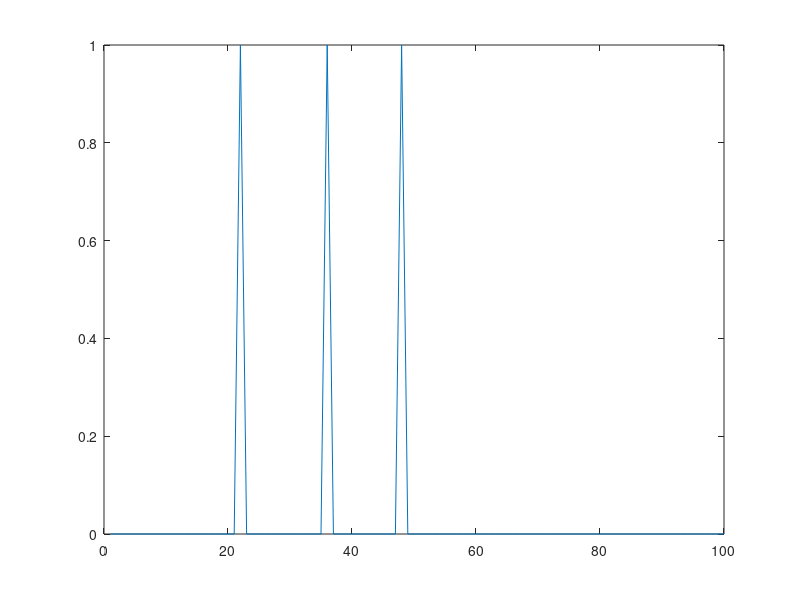
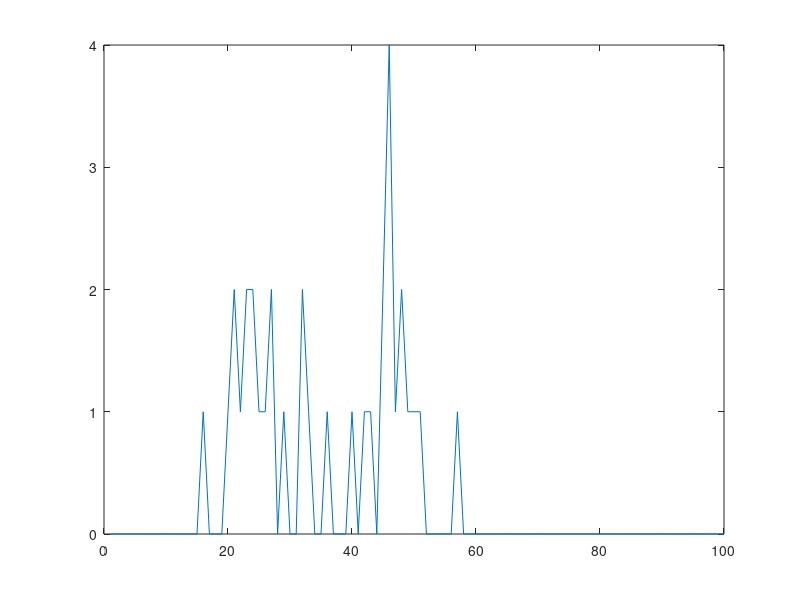

These charts were generated, in order, by the following MATLAB code:
clear all;

%number of CA3 neurons
numCA3 = 100;

%parameters from izzynet code
aa = 0.02;
bb = 0.2;
cc = -65;
dd = 8;

% STDP lists for LTD and LTP weight changes
LTP = zeros(1,numCA3);    % from CA3 to CA1 neurons
LTD = zeros(1,numCA3);    % from CA3 to CA1 neurons

% STDP parameters
A_plus = 0.1;
A_minus = -0.105;
t_plus = 20;
t_minus = 20;

wmin = 0;
wmax = 5.0;
%wmax = 30.0;

sigma=3; %sigma for place field Gaussians
sigmaStrength = 15; %sigma for strength Gaussian curve

maxCurrent = 30;

%CA1 neuron
v1 = cc;
u1 = bb*v1;

%CA3 neurons
numFirings = zeros(1,100);

%maximum initial weight
maxInitWeight = 6;

%max init current for CA3 neurons
% makes sure it fires with Iz model if this amount of current is injected
maxInitCurrent = 80;


gaussWeights = normpdf(1:100,50,sigmaStrength);
gaussWeights = gaussWeights*(1/max(gaussWeights)); %sets max to 1
strength = gaussWeights*maxInitWeight;
%strength = gaussWeights*100;
%strength = gaussWeights*wmax;

vv = -65*ones(1,numCA3);
uu = bb.*vv;

numLaps = 17;
skewValues = zeros(1,numLaps);

for lap = 1:numLaps
    
    %LTP = zeros(1,numCA3);    % from CA3 to CA1 neurons
    %LTD = zeros(1,numCA3);    % from CA3 to CA1 neurons
    
    for step = 1:100
        
        I = normpdf(step,1:100,sigma);
        I = I/(max(I)); %sets max to 1
        I = I*maxInitCurrent; %sets max current to 30 so neuron will fire
        
        %I1 = gaussWeights(step)*10;
        
        %update CA3 neuron voltages
        vv=vv+0.5.*(0.04.*vv.^2+5.*vv+140-uu+I);
        vv=vv+0.5.*(0.04.*vv.^2+5.*vv+140-uu+I);
        uu=uu+aa.*(bb.*vv-uu);

        fired = find(vv>=30);

        %CA1 neuron current
        % adds strengths of ones that fired
        I1 = abs(2*randn(1,1)) + sum(strength(fired));
        
        %update CA3 neurons that fired
        if ~isempty(fired)
            vv(fired)=cc;
            uu(fired)=uu(fired)+dd;
                
            % if neuron i is excitatory
            % 1)    apply LTP for weights that connect to neuron i 
            %       (i.e., the neurons that fired prior to i)  
            % 2)    apply LTD for weights from neuron i 
            %       (i.e., the neurons that i fired before) 
            % 3)    set the max LTP for  weights that connect from neuron i
            % 4)    set the max LTD for weights that connect to neuron i

            strength(fired) = max(wmin,strength(fired) + LTD(fired)); % LTP to weights that connect to i from all exc 
            LTP(fired) = A_plus;

            
        end;
        
        %update CA1 neuron voltages
        v1=v1+0.5*(0.04*v1^2+5*v1+140-u1+I1);
        v1=v1+0.5*(0.04*v1^2+5*v1+140-u1+I1);
        u1=u1+aa*(bb*v1-u1);


        %CA1 neuron voltage
        if(v1>=30)
            v1 = cc;
            u1 = u1+dd;
            numFirings(step) = numFirings(step)+1;

            % if neuron i is excitatory
            % 1)    apply LTP for weights that connect to neuron i 
            %       (i.e., the neurons that fired prior to i)  
            % 2)    apply LTD for weights from neuron i 
            %       (i.e., the neurons that i fired before) 
            % 3)    set the max LTP for  weights that connect from neuron i
            % 4)    set the max LTD for weights that connect to neuron i

            strength = min(wmax,strength + LTP); % LTP to weights that connect to i from all exc 
            LTD(:) = A_minus;

        end

        % exponentially decay LTD and LTP based on time constants
        LTP = LTP - LTP/t_plus;
        LTD = LTD - LTD/t_minus;

    end
    
    if(lap<2)
    
        figure
        plot(numFirings)
        
        
    end
    
    skewValues(lap) = skewness(strength);
end

figure
plot(numFirings)

%figure
%plot(strength)

%figure
%plot(skewValues)
